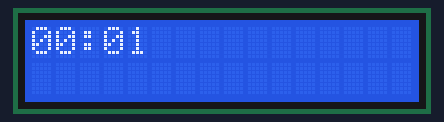
A sketch run on a simulated Arduino Uno, built with avr-gcc and run on an emulated ATmega328P. Shown: 16×2 character LCD.

Above: at 0.1 s.
At 4.1 s:
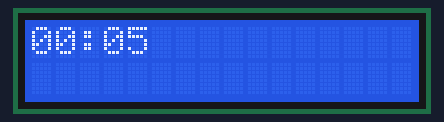
At 9.2 s:
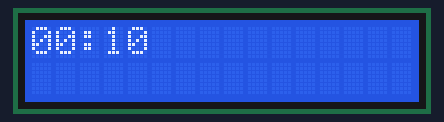
At 19.2 s:
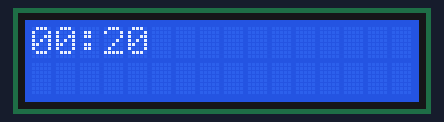
At 28.2 s:
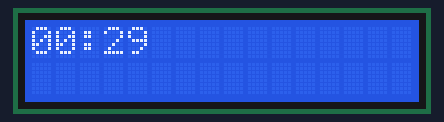
At 38.2 s:
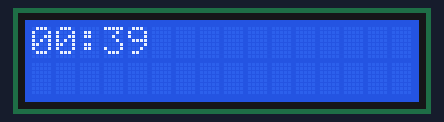

Measured:
- what the display in image 0 shows lasts 1.0 s, from 0.1 s to 1.1 s

The sketch:

sketch_mar11b.ino
```cpp
#include <ISALiquidCrystal.h>
ISALiquidCrystal lcd;
  int a=1000;
  int s=1;
  int m=0;
void setup() {
  lcd.begin();
  lcd.print("hello darkness");
  lcd.setCursor(0,1);
  lcd.print("my old friend");
  delay(10);
  lcd.clear();

}

void loop() {
  lcd.clear();
  if (m<10){
  lcd.print("0");
  }
  lcd.print(m);
  lcd.print(":");
  if (s<10){
    lcd.print("0");
  }
  lcd.print(s);
  delay(a);
  s++;
  if (s==60){
    s=0;
    m++;
  }
}
```
